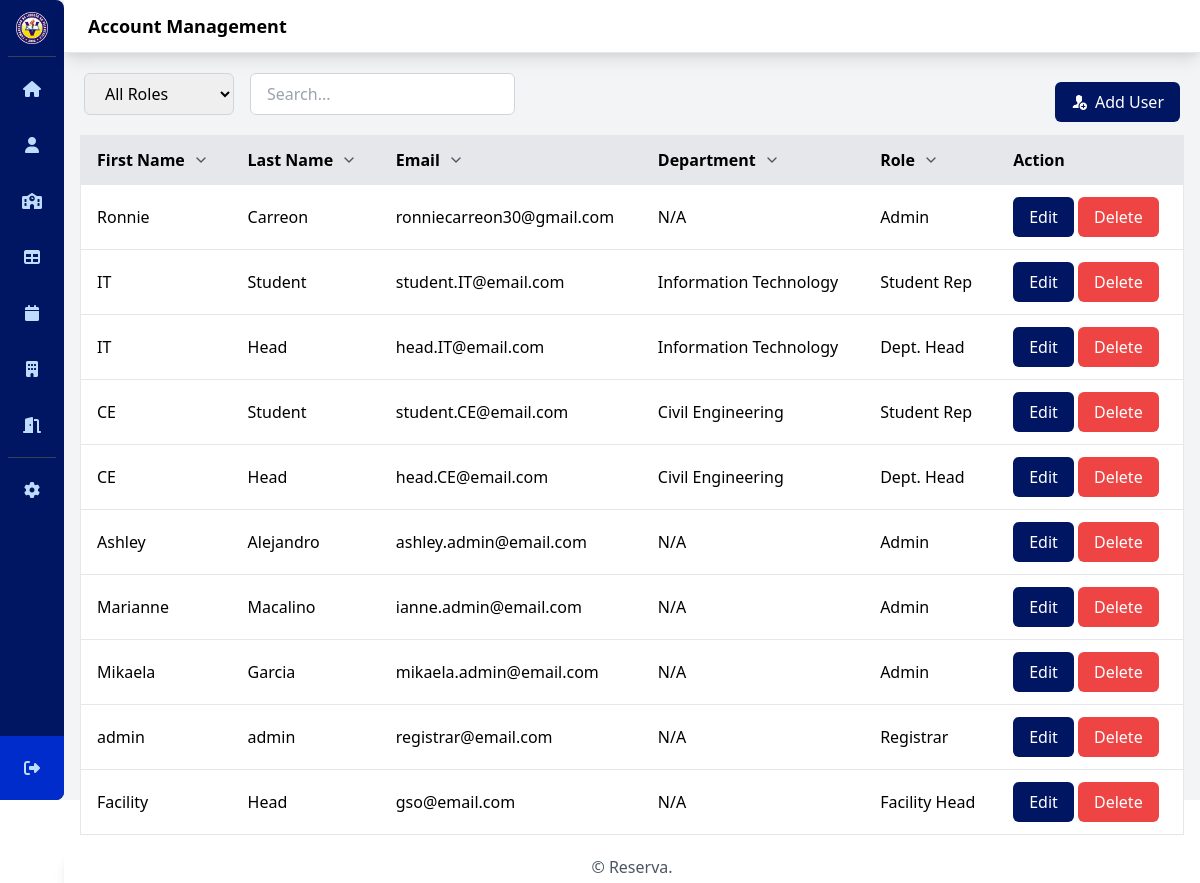
/accManagement.php (signed in), run on the app's committed database.
### tables this page shows
CREATE TABLE `users` (
  `id` int(11) NOT NULL,
  `first_name` varchar(50) NOT NULL,
  `last_name` varchar(50) NOT NULL,
  `email` varchar(100) NOT NULL,
  `department_id` int(11) DEFAULT NULL,
  `id_number` varchar(20) NOT NULL,
  `userRole` varchar(50) DEFAULT NULL,
  `userPassword` varchar(255) NOT NULL
);

CREATE TABLE `dept_tbl` (
  `dept_id` int(11) NOT NULL,
  `dept_name` varchar(100) NOT NULL,
  `building_id` int(11) NOT NULL
);

### accManagement.php (the view, shortened to what this page needs)
<?php
require_once "database/config.php";
$sql = "SELECT users.*, dept_tbl.dept_name
        FROM users
        LEFT JOIN dept_tbl ON users.department_id = dept_tbl.dept_id";
$result = $conn->query($sql);
?>
<!DOCTYPE html>
<html lang="en">
<head>
    <link rel="stylesheet" href="css/style.css">
    <link href="https://cdn.jsdelivr.net/npm/tailwindcss@2.2.19/dist/tailwind.min.css" rel="stylesheet">
</head>
<body>
    <div class="flex h-screen bg-gray-100">
        <div id="sidebar-container">
            <?php include 'sidebar.php'; ?>
        </div>
        <div class="flex flex-col flex-1">
            <header class="bg-white shadow-lg">
                <div class="flex items-center justify-between px-6 py-3 border-b">
                    <h2 class="text-lg font-semibold">
                        Account Management
                    </h2>
                </div>
            </header>
            <main class="flex-1 p-4 h-screen">
                <div class="flex items-center justify-between p-1 rounded-md">
                    <div class="flex items-center space-x-4 mb-4">
                        <select id="roleSelect" class="px-4 py-2 border border-gray-300 rounded-md" onchange="filterUser()">
                            <option value="">All Roles</option>
                        </select>
                        <input type="text" id="searchInput" class="px-4 py-2 border border-gray-300 rounded-md" placeholder="Search..." onkeyup="filterUser()">
                    </div>
                    <div>
                        <button onclick="showUserForm()" class="ml-auto px-4 py-2 bg-plv-blue text-white rounded-md flex items-center justify-center hover:bg-plv-highlight focus:outline-none focus:ring focus:ring-plv-highlight">
                            <img src="img/icons8-add-user-30.png" alt="Add Account Icon" class="w-4 h-4 mr-2">
                            Add User
                        </button>
                    </div>
                </div>
                <div class=" overflow-y-auto max-h-[calc(100vh-200px)]">
                    <table id="usersTable" class="min-w-full bg-white rounded-md shadow-md border border-gray-200">
                        <thead class="">
                            <tr class="bg-gray-200 border-b">
                                <th class="py-3 px-4 text-left cursor-pointer hover:bg-gray-100" onclick="sortTable(0)">
                                    <span class="flex items-center">First Name
                                        <svg class="w-4 h-4 ml-2 text-gray-600" fill="none" viewBox="0 0 24 24" stroke="currentColor">
                                            <path stroke-linecap="round" stroke-linejoin="round" stroke-width="2" d="M6 9l6 6 6-6"></path>
                                        </svg>
                                    </span>
                                </th>
                                <th class="py-3 px-4 text-left cursor-pointer hover:bg-gray-100" onclick="sortTable(1)">
                                    <span class="flex items-center">Last Name
                                        <svg class="w-4 h-4 ml-2 text-gray-600" fill="none" viewBox="0 0 24 24" stroke="currentColor">
                                            <path stroke-linecap="round" stroke-linejoin="round" stroke-width="2" d="M6 9l6 6 6-6"></path>
                                        </svg>
                                    </span>
                                </th>
                                <th class="py-3 px-4 text-left cursor-pointer hover:bg-gray-100" onclick="sortTable(2)">
                                    <span class="flex items-center">Email
                                        <svg class="w-4 h-4 ml-2 text-gray-600" fill="none" viewBox="0 0 24 24" stroke="currentColor">
                                            <path stroke-linecap="round" stroke-linejoin="round" stroke-width="2" d="M6 9l6 6 6-6"></path>
                                        </svg>
                                    </span>
                                </th>
                                <th class="py-3 px-4 text-left cursor-pointer hover:bg-gray-100" onclick="sortTable(3)">
                                    <span class="flex items-center">Department
                                        <svg class="w-4 h-4 ml-2 text-gray-600" fill="none" viewBox="0 0 24 24" stroke="currentColor">
                                            <path stroke-linecap="round" stroke-linejoin="round" stroke-width="2" d="M6 9l6 6 6-6"></path>
                                        </svg>
                                    </span>
                                </th>
                                <th class="py-3 px-4 text-left cursor-pointer hover:bg-gray-100" onclick="sortTable(4)">
                                    <span class="flex items-center">Role
                                        <svg class="w-4 h-4 ml-2 text-gray-600" fill="none" viewBox="0 0 24 24" stroke="currentColor">
                                            <path stroke-linecap="round" stroke-linejoin="round" stroke-width="2" d="M6 9l6 6 6-6"></path>
                                        </svg>
                                    </span>
                                </th>
                                <th class="py-3 px-4 text-left">Action</th>
                            </tr>
                        </thead>
                        <tbody id="userList" class="bg-white divide-y divide-gray-200">
                            <?php if ($result->num_rows > 0): ?>
                                <?php while ($row = $result->fetch_assoc()): ?>
                                    <tr>
                                        <td class="py-3 px-4"><?php echo $row['first_name']; ?></td>
                                        <td class="py-3 px-4"><?php echo $row['last_name']; ?></td>
                                        <td class="py-3 px-4"><?php echo $row['email']; ?></td>
                                        <td class="py-3 px-4"><?php echo $row['dept_name']; ?></td>
                                        <td class="py-3 px-4"><?php echo $row['userRole']; ?></td>
                                        <td class="py-3 px-4">
                                            <button onclick="editUser(<?php echo $row['id']; ?>)" class="bg-plv-blue text-white rounded-md px-4 py-2 hover:bg-blue-600">Edit</button>
                                            <button onclick="deleteUser(<?php echo $row['id']; ?>)" class="bg-red-500 text-white rounded-md px-4 py-2 hover:bg-red-600">Delete</button>
                                        </td>
                                    </tr>
                                <?php endwhile; ?>
                            <?php else: ?>
                                <tr>
                                    <td colspan="5" class="py-4 px-4 text-center">No user found</td>
                                </tr>
                            <?php endif; ?>
                        </tbody>
                    </table>
                </div>
            </main>
            <div id="footer-container">
                <?php include 'footer.php' ?>
            </div>
        </div>
    </div>
</body>
</html>

### css/style.css (style rules this page uses)
html, :host { line-height: 1.5; -webkit-text-size-adjust: 100%; -moz-tab-size: 4; -o-tab-size: 4; tab-size: 4; font-family: ui-sans-serif, system-ui, sans-serif, "Apple Color Emoji", "Segoe UI Emoji", "Segoe UI Symbol", "Noto Color Emoji"; font-feature-settings: normal; font-variation-settings: normal; -webkit-tap-highlight-color: transparent; }
body { margin: 0; line-height: inherit; }
h1, h2, h3, h4, h5, h6 { font-size: inherit; font-weight: inherit; }
table { text-indent: 0; border-color: inherit; border-collapse: collapse; }
button, input, optgroup, select, textarea { font-family: inherit; font-feature-settings: inherit; font-variation-settings: inherit; font-size: 100%; font-weight: inherit; line-height: inherit; color: inherit; margin: 0; padding: 0; }
button, select { text-transform: none; }
button, [type="button"], [type="reset"], [type="submit"] { -webkit-appearance: button; background-color: transparent; background-image: none; }
blockquote, dl, dd, h1, h2, h3, h4, h5, h6, hr, figure, p, pre { margin: 0; }
input::placeholder, textarea::placeholder { opacity: 1; color: #9ca3af; }
button, [role="button"] { cursor: pointer; }
img, svg, video, canvas, audio, iframe, embed, object { display: block; vertical-align: middle; }
img, video { max-width: 100%; height: auto; }
.mb-4 { margin-bottom: 1rem; }
.ml-2 { margin-left: 0.5rem; }
.ml-auto { margin-left: auto; }
.mr-2 { margin-right: 0.5rem; }
.flex { display: flex; }
.h-4 { height: 1rem; }
.h-screen { height: 100vh; }
.max-h-\[calc\(100vh-200px\)\] { max-height: calc(100vh - 200px); }
.w-4 { width: 1rem; }
.min-w-full { min-width: 100%; }
.flex-1 { flex: 1 1 0%; }
.cursor-pointer { cursor: pointer; }
.flex-col { flex-direction: column; }
.items-center { align-items: center; }
.justify-center { justify-content: center; }
.justify-between { justify-content: space-between; }
.space-x-4 > :not([hidden]) ~ :not([hidden]) { --tw-space-x-reverse: 0; margin-right: calc(1rem * var(--tw-space-x-reverse)); margin-left: calc(1rem * calc(1 - var(--tw-space-x-reverse))); }
.divide-y > :not([hidden]) ~ :not([hidden]) { --tw-divide-y-reverse: 0; border-top-width: calc(1px * calc(1 - var(--tw-divide-y-reverse))); border-bottom-width: calc(1px * var(--tw-divide-y-reverse)); }
.divide-gray-200 > :not([hidden]) ~ :not([hidden]) { --tw-divide-opacity: 1; border-color: rgb(229 231 235 / var(--tw-divide-opacity)); }
.overflow-y-auto { overflow-y: auto; }
.rounded-md { border-radius: 0.375rem; }
.border { border-width: 1px; }
.border-b { border-bottom-width: 1px; }
.border-gray-200 { --tw-border-opacity: 1; border-color: rgb(229 231 235 / var(--tw-border-opacity)); }
.border-gray-300 { --tw-border-opacity: 1; border-color: rgb(209 213 219 / var(--tw-border-opacity)); }
.bg-gray-100 { --tw-bg-opacity: 1; background-color: rgb(243 244 246 / var(--tw-bg-opacity)); }
.bg-gray-200 { --tw-bg-opacity: 1; background-color: rgb(229 231 235 / var(--tw-bg-opacity)); }
.bg-plv-blue { --tw-bg-opacity: 1; background-color: rgb(0 22 99 / var(--tw-bg-opacity)); }
.bg-red-500 { --tw-bg-opacity: 1; background-color: rgb(239 68 68 / var(--tw-bg-opacity)); }
.bg-white { --tw-bg-opacity: 1; background-color: rgb(255 255 255 / var(--tw-bg-opacity)); }
.p-1 { padding: 0.25rem; }
.p-4 { padding: 1rem; }
.px-4 { padding-left: 1rem; padding-right: 1rem; }
.px-6 { padding-left: 1.5rem; padding-right: 1.5rem; }
.py-2 { padding-top: 0.5rem; padding-bottom: 0.5rem; }
.py-3 { padding-top: 0.75rem; padding-bottom: 0.75rem; }
.text-left { text-align: left; }
.text-lg { font-size: 1.125rem; line-height: 1.75rem; }
.font-semibold { font-weight: 600; }
.text-gray-600 { --tw-text-opacity: 1; color: rgb(75 85 99 / var(--tw-text-opacity)); }
.text-white { --tw-text-opacity: 1; color: rgb(255 255 255 / var(--tw-text-opacity)); }
.shadow-lg { --tw-shadow: 0 10px 15px -3px rgb(0 0 0 / 0.1), 0 4px 6px -4px rgb(0 0 0 / 0.1); --tw-shadow-colored: 0 10px 15px -3px var(--tw-shadow-color), 0 4px 6px -4px var(--tw-shadow-color); box-shadow: var(--tw-ring-offset-shadow, 0 0 #0000), var(--tw-ring-shadow, 0 0 #0000), var(--tw-shadow); }
.shadow-md { --tw-shadow: 0 4px 6px -1px rgb(0 0 0 / 0.1), 0 2px 4px -2px rgb(0 0 0 / 0.1); --tw-shadow-colored: 0 4px 6px -1px var(--tw-shadow-color), 0 2px 4px -2px var(--tw-shadow-color); box-shadow: var(--tw-ring-offset-shadow, 0 0 #0000), var(--tw-ring-shadow, 0 0 #0000), var(--tw-shadow); }
.bg-red-500 { background-color: #f56565; }

### data on the page
users: first_name "Ronnie", last_name "Carreon", email "ronniecarreon30@gmail.com", department.dept_name "N/A", userRole "Admin"
users: first_name "IT", last_name "Student", email "student.IT@email.com", department.dept_name "Information Technology", userRole "Student Rep"
users: first_name "IT", last_name "Head", email "head.IT@email.com", department.dept_name "Information Technology", userRole "Dept. Head"
users: first_name "CE", last_name "Student", email "student.CE@email.com", department.dept_name "Civil Engineering", userRole "Student Rep"
users: first_name "CE", last_name "Head", email "head.CE@email.com", department.dept_name "Civil Engineering", userRole "Dept. Head"
users: first_name "Ashley", last_name "Alejandro", email "ashley.admin@email.com", department.dept_name "N/A", userRole "Admin"
users: first_name "Marianne", last_name "Macalino", email "ianne.admin@email.com", department.dept_name "N/A", userRole "Admin"
users: first_name "Mikaela", last_name "Garcia", email "mikaela.admin@email.com", department.dept_name "N/A", userRole "Admin"
users: first_name "admin", last_name "admin", email "registrar@email.com", department.dept_name "N/A", userRole "Registrar"
users: first_name "Facility", last_name "Head", email "gso@email.com", department.dept_name "N/A", userRole "Facility Head"
